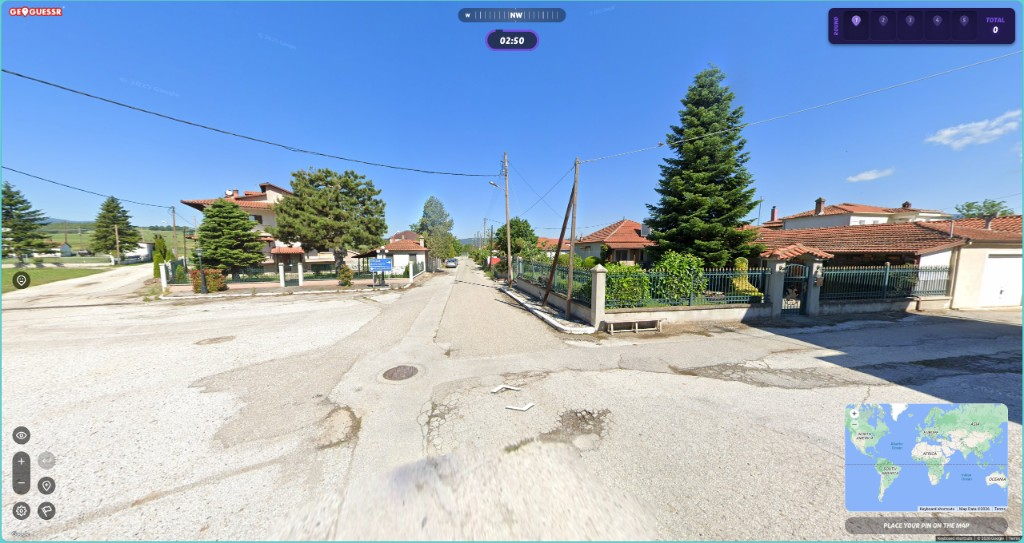
#> input picture slides/decks/2026-10-12-ctf-and-cybersecurity-competition/geoguesser-step-01-spawn.jpg, 1024 x 543 px
$ python crop-diagram-export.py ../geoguesser-step-01-spawn.jpg out.png
#> lines starting #> are read from the running program, lines starting #| are printed output that depends on the picture
#!/usr/bin/env python3
"""Crop whitespace from a full-page Excalidraw screenshot."""
from __future__ import annotations

import sys
from pathlib import Path

from PIL import Image, ImageChops


def crop_content(path: Path, out: Path, pad: int = 12) -> tuple[int, int]:
#> called with pad = 12
	im = Image.open(path).convert("RGB")
#> im is the input picture: PIL image 1024x543 RGB; mean R, G, B 152.1, 172.3, 194.3
	bg = Image.new("RGB", im.size, (255, 255, 255))
#> bg: PIL image 1024x543 RGB; every value is 255
	diff = ImageChops.difference(im, bg)
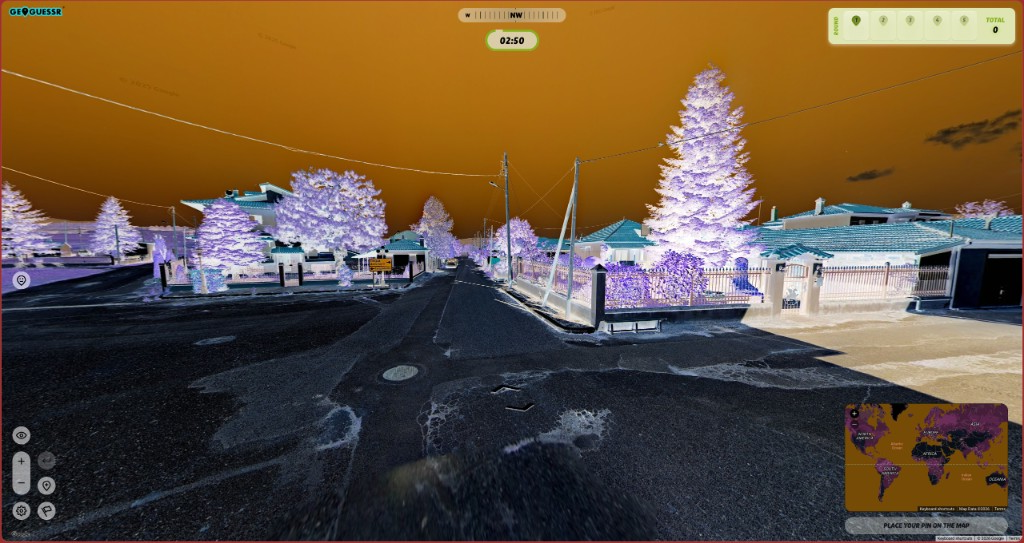
#> diff: PIL image 1024x543 RGB; mean R, G, B 102.9, 82.7, 60.7
	bbox = diff.getbbox()
#> bbox = (0, 0, 1024, 543)
	if not bbox:
		raise SystemExit(f"No content detected in {path}")
	x0, y0, x1, y1 = bbox
#> x0 = 0; y0 = 0; x1 = 1024; y1 = 543
	x0 = max(0, x0 - pad)
	y0 = max(0, y0 - pad)
	x1 = min(im.width, x1 + pad)
	y1 = min(im.height, y1 + pad)
	cropped = im.crop((x0, y0, x1, y1))
	cropped.save(out, format="PNG", optimize=False)
	return cropped.size


def main() -> None:
	if len(sys.argv) != 3:
		raise SystemExit("usage: crop-diagram-export.py <input.png> <output.png>")
	inp = Path(sys.argv[1])
	out = Path(sys.argv[2])
	size = crop_content(inp, out)
#> size = (1024, 543)
	print(f"saved {out} ({size[0]}x{size[1]})")
#| saved out.png (1024x543)


if __name__ == "__main__":
	main()

$ run again, on slides/decks/2026-10-12-ctf-and-cybersecurity-competition/geoguesser-step-03-bins.jpg
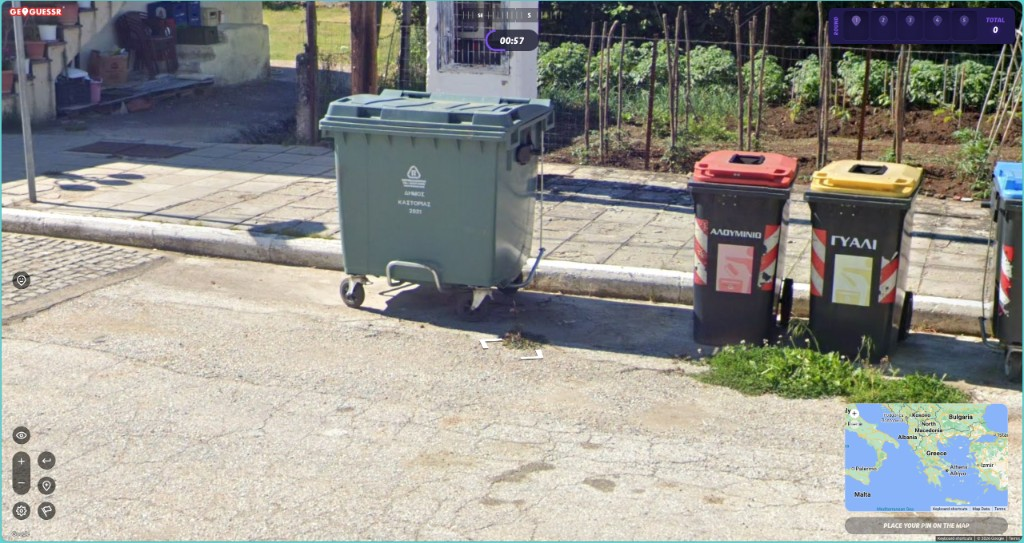
#> input picture slides/decks/2026-10-12-ctf-and-cybersecurity-competition/geoguesser-step-03-bins.jpg, 1024 x 543 px
#> in crop_content, im is the input picture: PIL image 1024x543 RGB; mean R, G, B 148.4, 147.6, 141
#> bg: PIL image 1024x543 RGB; every value is 255
#> in crop_content, `diff = ImageChops.difference(im, bg)`:
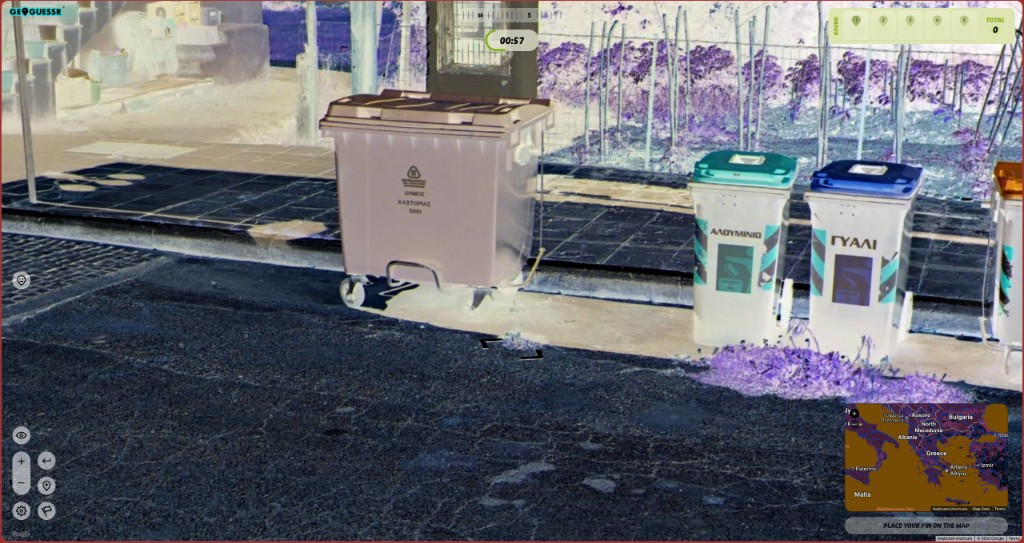
#> diff: PIL image 1024x543 RGB; mean R, G, B 106.6, 107.4, 114
#> bbox = (0, 0, 1024, 543)
#> x0 = 0; x1 = 1024; y1 = 543
#| saved out.png (1024x543)

$ run again, on slides/decks/2026-10-12-ctf-and-cybersecurity-competition/geoguesser-step-05-guess.jpg
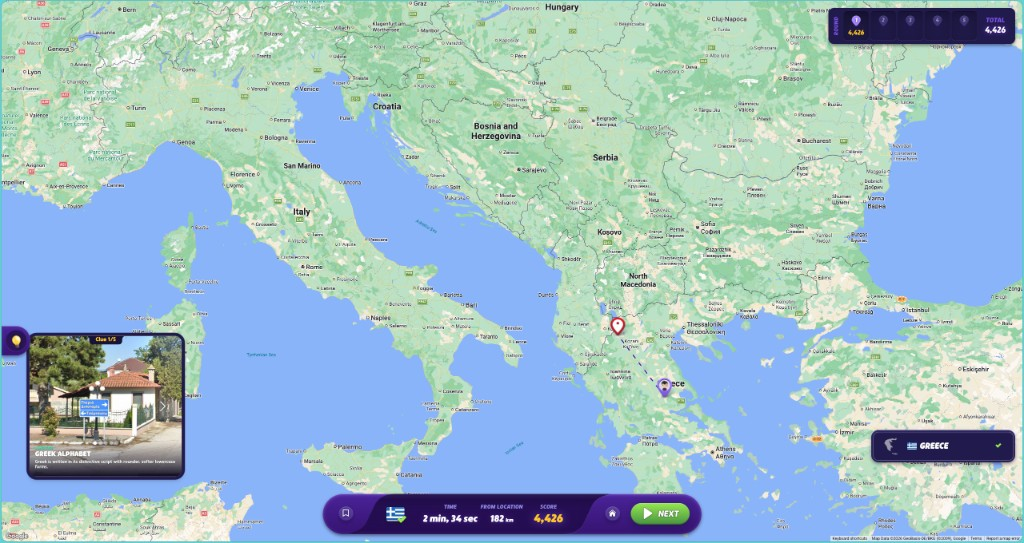
#> input picture slides/decks/2026-10-12-ctf-and-cybersecurity-competition/geoguesser-step-05-guess.jpg, 1024 x 543 px
#> in crop_content, im is the input picture: PIL image 1024x543 RGB; mean R, G, B 158.5, 190.5, 202.5
#> bg: PIL image 1024x543 RGB; every value is 255
#> in crop_content, `diff = ImageChops.difference(im, bg)`:
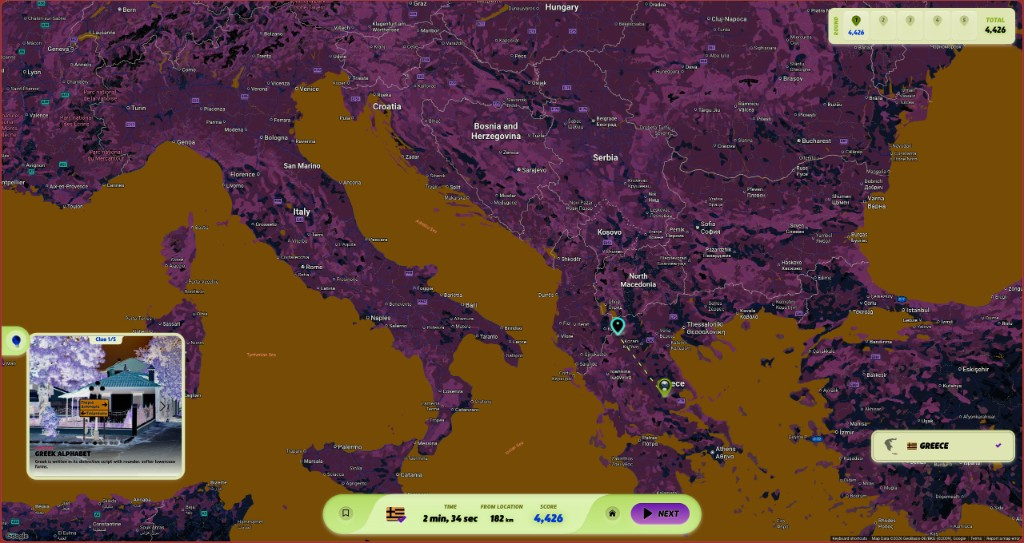
#> diff: PIL image 1024x543 RGB; mean R, G, B 96.5, 64.5, 52.5
#> bbox = (0, 0, 1024, 543)
#> x0 = 0; x1 = 1024; y1 = 543
#| saved out.png (1024x543)
